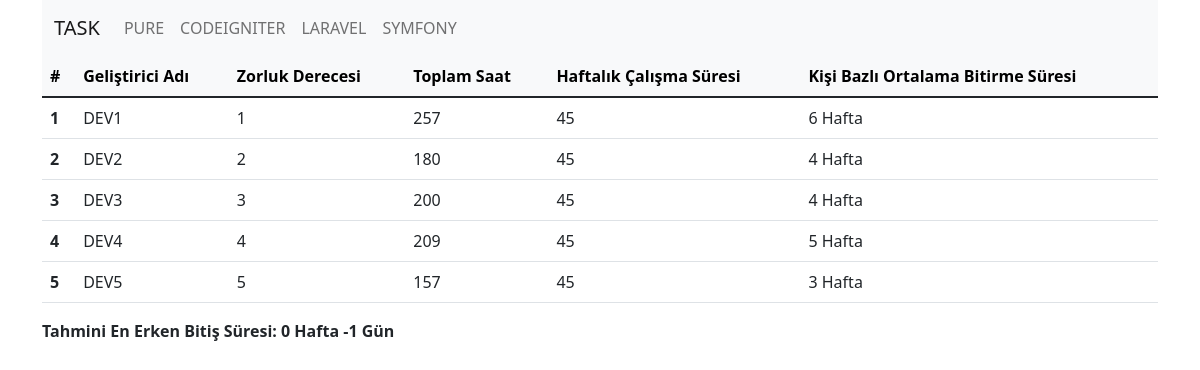
The page / on the database its author committed.
### tables this page shows
CREATE TABLE IF NOT EXISTS `developer` (
  `d_id` int(11) NOT NULL AUTO_INCREMENT,
  `d_name` varchar(255) NOT NULL,
  `d_level` int(11) NOT NULL,
  `d_duration` int(11) NOT NULL,
  `d_total_task_h` int(11) NOT NULL,
  `d_time_x` text NOT NULL,
  PRIMARY KEY (`d_id`)
);

### index.php (called while the page is built, shortened)
<?php
require 'view/task_insert.php';

### inc/Db.php (called while the page is built, shortened)
<?php
class DB {
  static $pdo = null;
  static $charset = 'UTF8';
  static $last_stmt = null;
  public static function instance()
  {
    return
      self::$pdo == null ?
        self::init() :
        self::$pdo;
  }
  public static function init()
  {
    self::$pdo = new PDO(
      'mysql:host=' . MYSQL_HOST .';dbname=' . MYSQL_DB,
      MYSQL_USER,
      MYSQL_PASS
    );
    self::$pdo->exec('SET NAMES `' . self::$charset . '`');
    self::$pdo->setAttribute(PDO::ATTR_DEFAULT_FETCH_MODE, PDO::FETCH_OBJ);
    return self::$pdo;
  }
  public static function query($query, $bindings = null)
  {
    if(is_null($bindings))
    {
      if(!self::$last_stmt = self::instance()->query($query))
        return false;
    }
    else
    {
      self::$last_stmt = self::prepare($query);
      if(!self::$last_stmt->execute($bindings))
        return false;
    }
    return self::$last_stmt;
  }
  public static function getRow($query, $bindings = null)
  {
    if(!$stmt = self::query($query, $bindings))
      return false;
    return $stmt->fetch();
  }
  public static function get($query, $bindings = null)
  {
    if(!$stmt = self::query($query, $bindings))
      return false;
    $result = array();
    foreach($stmt as $row)
      $result[] = $row;
    return $result;
  }
  public static function exec($query, $bindings = null)
  {
    if(!$stmt = self::query($query, $bindings))
      return false;
    return $stmt->rowCount();
  }
  public static function __callStatic($name, $arguments)
  {
    return call_user_func_array(
      array(self::instance(), $name),
      $arguments
    );
  }
}

### classes/Report.php (called while the page is built, shortened)
<?php
class Report{
   public function Dopt($Level){
	   $List=DB::getRow("SELECT *,ROUND(SUM(t.t_duration / 45)) as or_duration,sum(t.t_duration) as total_duration FROM developer as d INNER JOIN task as t ON d.d_level=t.t_level where t.t_level=?",array($Level));
	   $OrDuration=$List->total_duration;
	   $UpDev=DB::exec("UPDATE developer set d_total_task_h=? where d_level=?",array($OrDuration,$Level));
	   return $List;
   }
   public function Dev(){
	   $Dlist=DB::get("select * from developer");
	   return $Dlist;
   }
   public function MinTaskTime(){
	   $MinTime=DB::getRow("SELECT *,MIN(d_total_task_h) as d_total_task_h FROM developer");
	   $TimeData=array("time"=>$MinTime->d_total_task_h);
	   return $TimeData;
   }
   public function RTaskTime(){
	   $MinTimeData=$this->MinTaskTime();
	   $MinTime=$MinTimeData['time'];
	   $LCheck=DB::getRow("SELECT *,MIN(d_total_task_h) as d_total_task_h FROM developer where d_total_task_h=?",array($MinTime));
	   $RTime=DB::exec("UPDATE developer SET d_total_task_h=d_total_task_h - $MinTime ORDER BY  d_total_task_h ASC ");
	   $LData=array("level"=>$LCheck->d_level);
       return $LData;
   }
   public function DCount(){
	   $H=$this->MinTaskTime();
	   $Lopt=$this->RTaskTime();
	   $Llist=$Lopt['level']-1;
	   $Lquery=DB::getRow("select * from developer where d_level >= ? and d_total_task_h=0",array($Llist));
	   $Lquery_check=DB::getRow("select * from developer where d_level = ? ",array($Llist));
	   $Mfg=$Lquery_check->d_total_task_h;
	   $b=json_decode($Lquery->d_time_x,true);
	   $NList= round($b[$Llist] * $Mfg /60);
	   $B=round($Mfg - $NList) ;
	   $Ex=round($B/2);
	   $HTime=DB::exec("UPDATE developer SET d_total_task_h=d_total_task_h - $Mfg where  d_level = $Llist");
	   $ETime=DB::exec("UPDATE developer SET d_total_task_h=d_total_task_h - $Ex where  d_level < $Llist");
	   $Nm=DB::getRow("SELECT sum(d_total_task_h - 9) as t_kal FROM developer");
	   $TotalM=round($Ex+$Nm->t_kal / 4);
	   $Ftime=DB::exec("UPDATE developer SET d_total_task_h=0");
	   return round($H['time']/45)." Hafta "." ".round($TotalM /9)." Gün ";
   }
}

### view/task_insert.php (the view, shortened to what this page needs)
<!DOCTYPE html>
<html>
<head>
<link href="https://cdn.jsdelivr.net/npm/bootstrap@5.1.3/dist/css/bootstrap.min.css" rel="stylesheet">
</head>
<div class="container">
	<nav class="navbar navbar-expand-lg navbar-light bg-light">
	  <div class="container-fluid">
		<a class="navbar-brand" href="#">TASK</a>
		<div class="collapse navbar-collapse" id="navbarNav">
		  <ul class="navbar-nav">
			<li class="nav-item">
			  <a class="nav-link" href="#">PURE</a>
			</li>
			<li class="nav-item">
			  <a class="nav-link" href="#">CODEIGNITER</a>
			</li>
			<li class="nav-item">
			  <a class="nav-link" href="#">LARAVEL</a>
			</li>
			<li class="nav-item">
			  <a class="nav-link" href="#">SYMFONY</a>
			</li>
		  </ul>
		</div>
	  </div>
	</nav>
<?php
$Report=new Report();
$Dque=$Report->Dev();
?>
	<div class="col-md-12">
		<div class="bd-example">
		<table class="table">
		  <thead class="table-light">
			<tr>
			  <th scope="col">#</th>
			  <th scope="col">Geliştirici Adı</th>
			  <th scope="col">Zorluk Derecesi</th>
			  <th scope="col">Toplam Saat</th>
			  <th scope="col">Haftalık Çalışma Süresi</th>
			  <th scope="col">Kişi Bazlı Ortalama Bitirme Süresi</th>
			</tr>
		  </thead>
		  <tbody>
		  <?php
			foreach($Dque as $row){
				$Task=$Report->Dopt($row->d_level);
		  ?>
			<tr>
			  <th scope="row"><?php echo $row->d_id; ?></th>
			  <td><?php echo $row->d_name; ?></td>
			  <td><?php echo $row->d_level;?></td>
			  <td><?php echo $Task->total_duration;?></td>
			  <td>45</td>
			  <td><?php echo $Task->or_duration;?> Hafta</td>
			</tr>
		<?php } ?>
		  </tbody>
		</table>
		</div>
		<strong>Tahmini En Erken Bitiş Süresi: <?php  echo $Report->DCount(); ?> </strong>
	</div>
</div>
</body>
</html>

### rows shown on the page
developer: d_id "1", d_name "DEV1", d_level "1", total_duration "257", or_duration "6"
developer: d_id "2", d_name "DEV2", d_level "2", total_duration "180", or_duration "4"
developer: d_id "3", d_name "DEV3", d_level "3", total_duration "200", or_duration "4"
developer: d_id "4", d_name "DEV4", d_level "4", total_duration "209", or_duration "5"
developer: d_id "5", d_name "DEV5", d_level "5", total_duration "157", or_duration "3"

### other values the page prints
$Report->DCount() "0 Hafta -1 Gün"
